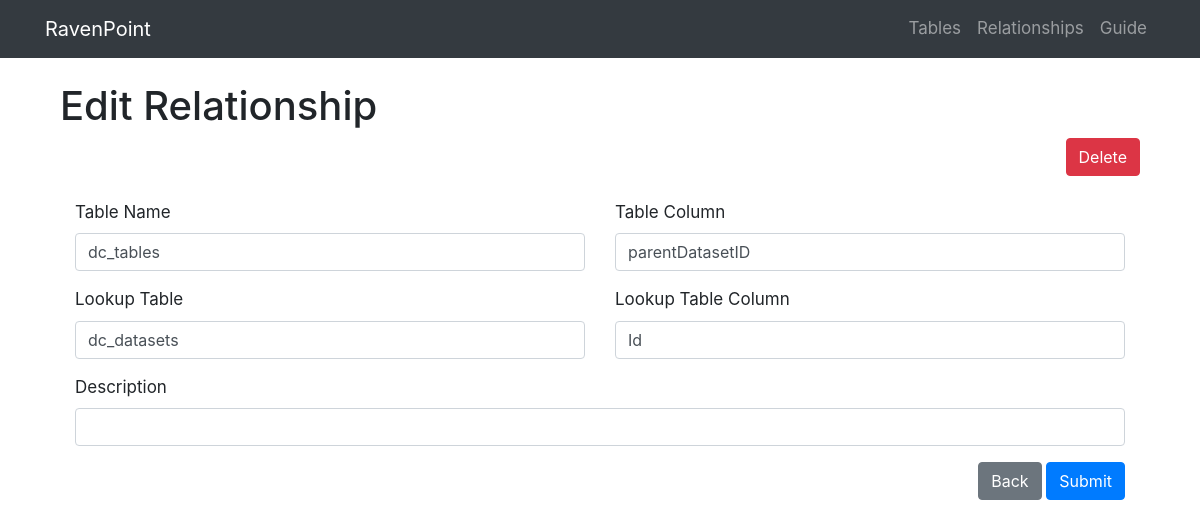
/relationship/1, run on the app's committed database.
### project/models.py (models this page shows, shortened)
class Relationship(db.Model):
  __tablename__ = 'relationships'
  rship_id = db.Column(db.Integer, primary_key=True)
  table_left = db.Column(db.String(128))
  table_left_on = db.Column(db.String(128))
  table_lookup = db.Column(db.String(128))
  table_lookup_on = db.Column(db.String(128))
  description = db.Column(db.String(255))

### project/admin/views.py (the view, shortened to what this page needs)
@admin.route('/relationship/<int:id>', methods=['GET', 'POST'])
def relationship(id):
    form = EditRelationship()
    rship = Relationship.query.get(id)
    if request.method == 'GET':
        form.table_left.data = rship.table_left
        form.table_left_on.data = rship.table_left_on
        form.table_lookup.data = rship.table_lookup
        form.table_lookup_on.data = rship.table_lookup_on
        form.description.data = rship.description
    return render_template('relationship.html', form=form, id=id)

### project/admin/forms.py
class EditRelationship(FlaskForm):
    table_left = StringField('Table Name', [DataRequired(), NotEqualTo('table_lookup')])
    table_left_on = StringField('Table Column', [DataRequired()])
    table_lookup = StringField('Lookup Table', [DataRequired()])
    table_lookup_on = StringField('Lookup Table Column', [DataRequired()])
    description = StringField('Description')
    submit = SubmitField('Submit')

### project/admin/templates/relationship.html (shortened to what this page needs)
{% extends 'base.html' %}
{% block content %}
<div class="container mt-4">
  <h1>Edit Relationship</h1>
  <div class="text-right">
    <button type="button" class="btn btn-danger" data-toggle="modal" data-target="#deleteRelationshipModal">
      Delete
    </button>
  </div>
</div>
<div class="container mt-2">
  <form method="POST">
    <div class="form-group">
      <div class="container">
        <div class="row justify-content-center">
          <div class="col-6 mt-3">
            {{ form.table_left.label }} {{ form.table_left(class='form-control') }}
          </div>
          <div class="col-6 mt-3">
            {{ form.table_left_on.label }}
            {{ form.table_left_on(class='form-control') }}
          </div>
          <div class="col-6 mt-3">
            {{ form.table_lookup.label }}
            {{ form.table_lookup(class='form-control') }}
          </div>
          <div class="col-6 mt-3">
            {{ form.table_lookup_on.label }} {{ form.table_lookup_on(class='form-control') }}
          </div>
          <div class="col-12 mt-3">
            {{ form.description.label }}
            {{ form.description(class='form-control') }}
          </div>
          <div class="col-12 mt-3 text-right">
            <a href="{{ url_for('admin.relationships') }}" class="btn btn-secondary">Back</a>
            {{ form.submit(class='btn btn-primary') }}
          </div>
        </div>
      </div>
    </div>
  </form>
</div>
{% endblock %}

### project/static/css/custom.css (style rules this page uses)
body { overflow-x: scroll; scrollbar-width: none; -ms-overflow-style: none; font-size: 17px; }

### data on the page
Relationship: table_left "dc_tables", table_left_on "parentDatasetID", table_lookup "dc_datasets", table_lookup_on "Id"
